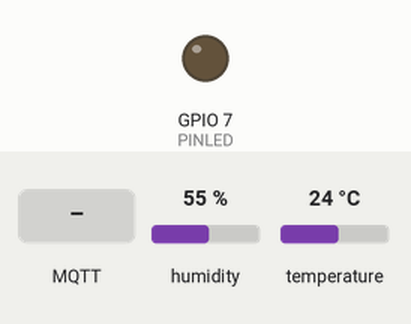
This program was run on a simulated ESP32-C3. On the bench: output pins drawn as LEDs (lit = HIGH). Inputs (shaded band) come from the test bench; at power-on: humidity 55 %, temperature 24 °C. WiFi joins after 1.5 s; servers stay silent unless stated; no MQTT or app messages arrive unless stated; what the program prints to the serial monitor is not drawn.

Above: at 2.7 s.
2.8 s: MQTT message "1" arrives on the first subscribed topic
At 3.1 s:
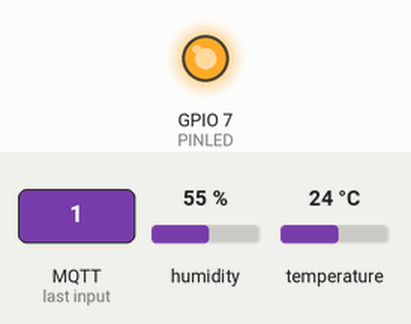
4.3 s: MQTT message "0" arrives on the first subscribed topic
At 5.4 s:
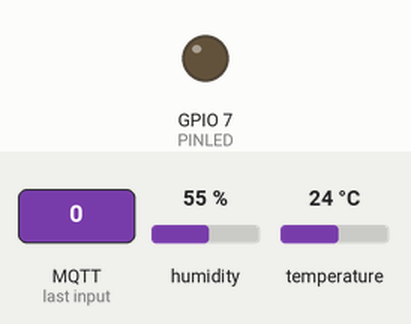
Timing chart, 0 to 7.3 s (numbered marks = the images above; inputs shaded):
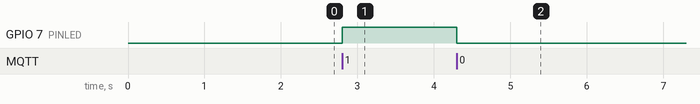

The program:

main.cpp
```cpp
#include <Arduino.h>

#include <WiFi.h>
#include <WiFiClient.h>
#include <PubSubClient.h>

#include "DHT20.h"
DHT20 DHT;
const uint8_t PINLED = 7;

// Définition des paramétrages de connexion Wifi & MQTT
const char *SSID = "Livebox...";
const char *PWD= "yezv...aeUhtGGTL";
const char *HOSTNAME = "ESP32C3M1";
//const char * mqtt_server = "broker974.local";
const char * mqtt_server = "192.168.1.27";
const char * mqtt_user = "user";
const char * mqtt_passwd = "mot2passe";

WiFiClient espClient;
PubSubClient client(espClient);
uint32_t lastMillis = 0; // Pour la gestion de la temporisation d'envoi des topics

// Fonction appelée lors de la reception d'un topic
// Les paramétres sont imposés par la librairie MQTT
void callback(char* topic, uint8_t* payload, uint16_t length) {
// Affichage du topic reçu
    Serial.print("Message [");
    Serial.print(topic);
    Serial.print("] ");
// Affichage du payload (la donnée reçue)
    for (uint16_t i = 0; i< length; i++)
        Serial.print((char) payload[i]);
    Serial.println();

// Le 1er caratère est "1" => Allumage de la LED
    if ( (char)payload[0] == '1' )
        digitalWrite(PINLED, HIGH);
    else
        digitalWrite(PINLED, LOW);
}

// Fonction de (re)connexion au serveur MQTT
// Et abonnement au topic ctrlled
void reconnect() {
// Connecté au Broker ?
    while( !client.connected() ) {
// Si non, on se connecte
        if ( !client.connect(HOSTNAME,mqtt_user, mqtt_passwd) ) {
            Serial.print("Erreur connexion MQTT, rc=");
            Serial.println(client.state() );
            delay(5000);
            continue;
        }
    Serial.println("Connexion serveur MQTT ok");
// Connecté, on s'abonne au topic "ctrlled"
    client.subscribe("ctrlled");
    }
}

void setup() {
// Debug console
    Serial.begin(115200);

// Connexion Wifi
    WiFi.mode(WIFI_STA);
    WiFi.begin(SSID, PWD);
    Serial.print("\n\nTentative de connexion...");
    while (WiFi.status() != WL_CONNECTED) {
        Serial.print(".");
        delay(100);
    }
    Serial.println("\n");
    Serial.println("Connexion Wifi etablie!");
    Serial.print("Adresse IP: ");
    Serial.println(WiFi.localIP());
    Serial.println("");

// Initialisation de la broche de la LED
    pinMode(PINLED, OUTPUT);
    digitalWrite(PINLED, LOW);

// Initialisation du capteur d'humidité & Température
    DHT.begin(2, 3); // DataPin, ClockPin

// Configuration du Broker
    client.setServer(mqtt_server, 1883);
// Configuration du callBack
    client.setCallback(callback);
}

void loop() {
// array pour le nom du topic à envoyer
    char topic[64];
// array pour les données des messages à envoyer
    char msg[16];

// sommes nous connectés ?
    if (!client.connected() )
        reconnect();

// gestion MQTT
    client.loop();

// Temporisation
    if ( millis() - lastMillis > 5000) {
        lastMillis = millis();

// Lecture du capteur
        DHT.read();
// Construction du nom du topic
        sprintf(topic, "maison/%s/temperature", HOSTNAME);
// Construction du message
        sprintf(msg, "%f", DHT.getTemperature());
// Publication
        client.publish(topic, msg);

// Construction du nom du topic
        sprintf(topic, "maison/%s/humidity", HOSTNAME);
// Idem pour l'humidity
        sprintf(msg, "%f", DHT.getHumidity());
// Publication
        client.publish(topic, msg);
    }
}
```

Measured:
- after the input at 2.8 s, GPIO 7 (PINLED): LOW → HIGH at once
- after the input at 4.3 s, GPIO 7 (PINLED): HIGH → LOW at once
